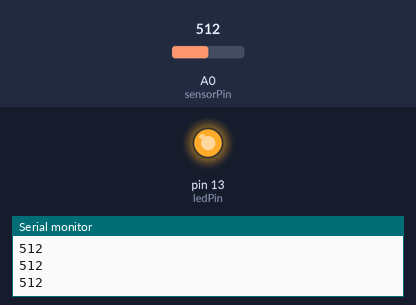
Recording of a sketch running on a simulated Arduino Uno, built with avr-gcc and run on an emulated ATmega328P. Parts: output pins drawn as LEDs (lit = HIGH), the last lines printed to the serial monitor. The inputs (shaded band) are chosen by the test bench; at power-on: A0 (sensorPin) = 512.

Above: at 1.2 s.
1.3 s: A0 (sensorPin) set to 191
2.8 s: A0 (sensorPin) set to 166
At 3.2 s:
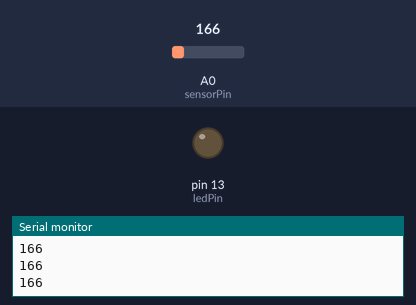
4.3 s: A0 (sensorPin) set to 190
At 5.5 s:
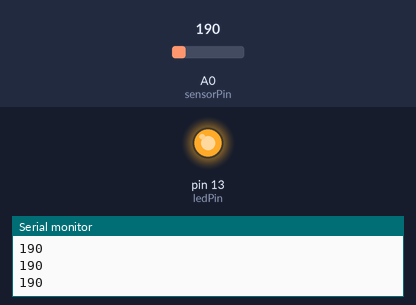
5.8 s: A0 (sensorPin) set to 170
At 7.0 s:
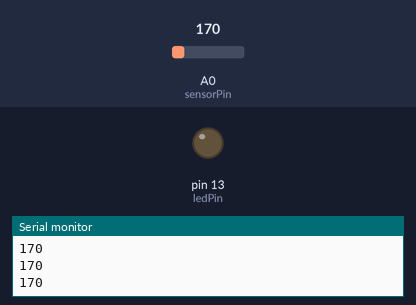
Timing chart, 0 to 8.3 s (numbered marks = the images above; inputs shaded):
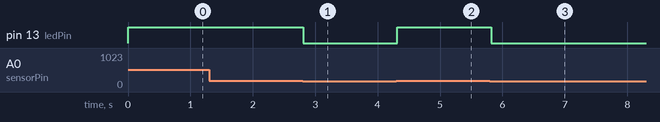

Measured:
- the behaviour switches between 181 and 180 on A0 (sensorPin) (found by bisection; images 0 and 1)
- after the input at 2.8 s, pin 13 (ledPin): HIGH → LOW at once
- after the input at 4.3 s, pin 13 (ledPin): LOW → HIGH at once
- after the input at 5.8 s, pin 13 (ledPin): HIGH → LOW at once

The sketch:

breathing-sensor-v1.0.ino
```cpp
/*
  AnalogReadSerial
  Reads an analog input on pin 0, prints the result to the Serial Monitor.
  Turns an LED on/off based on sensor input.
  Connect the anode (long leg) of the LED to pin 13 on the Arduino.
  Connect the cathode (short leg) of the LED to GND through a 220Ω resistor.
*/

// Define the LED pin
int ledPin = 13;

// Define the sensor pin
int sensorPin = A0;

void setup() {
  // Initialize serial communication at 9600 bits per second:
  Serial.begin(9600);

  // Initialize the LED pin as an output:
  pinMode(ledPin, OUTPUT);
}

void loop() {
  // Read the input from the sensor on analog pin 0:
  int sensorValue = analogRead(sensorPin);

  // Print out the value to the Serial Monitor:
  Serial.println(sensorValue);

  // Define a threshold for when to turn the LED on/off
  if (sensorValue > 180) {  // Adjust this value based on your sensor's range
    digitalWrite(ledPin, HIGH);  // Turn the LED ON
  } else {
    digitalWrite(ledPin, LOW);   // Turn the LED OFF
  }

    delay(100);// Delay for stability
}
```
